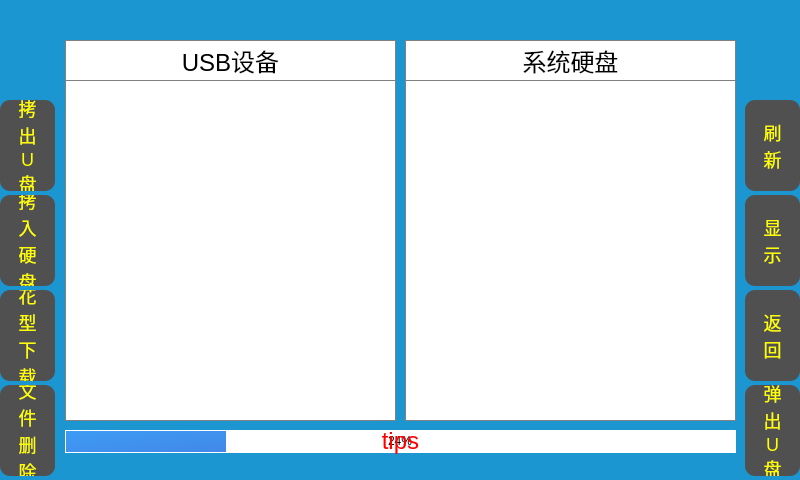
<?xml version="1.0" encoding="UTF-8"?>
<ui version="4.0">
 <class>FileOperations</class>
 <widget class="QWidget" name="FileOperations">
  <property name="geometry">
   <rect>
    <x>0</x>
    <y>0</y>
    <width>800</width>
    <height>480</height>
   </rect>
  </property>
  <property name="windowTitle">
   <string>Form</string>
  </property>
  <property name="styleSheet">
   <string notr="true">QWidget{
background-color: rgb(27, 150, 208);
}
QPushButton{
border-radius:10;
background-color: rgb(80, 80, 80);
font-size:18px;
color:rgb(255, 255, 0);
}
QPushButton::pressed{
background-color: rgb(120, 120, 120);
}
QPushButton::checked{
color:red;
}
QLabel{
background-color:transparent;
}</string>
  </property>
  <widget class="QPushButton" name="copytodisk_File_pb">
   <property name="geometry">
    <rect>
     <x>0</x>
     <y>195</y>
     <width>55</width>
     <height>91</height>
    </rect>
   </property>
   <property name="text">
    <string>拷
入
硬
盘</string>
   </property>
  </widget>
  <widget class="QPushButton" name="copytoUSB_File__pb">
   <property name="geometry">
    <rect>
     <x>0</x>
     <y>100</y>
     <width>55</width>
     <height>91</height>
    </rect>
   </property>
   <property name="text">
    <string>拷
出
U
盘</string>
   </property>
  </widget>
  <widget class="QPushButton" name="patterndownload_pb">
   <property name="geometry">
    <rect>
     <x>0</x>
     <y>290</y>
     <width>55</width>
     <height>91</height>
    </rect>
   </property>
   <property name="text">
    <string>花
型
下
载</string>
   </property>
  </widget>
  <widget class="QPushButton" name="filedelete_File_pb">
   <property name="geometry">
    <rect>
     <x>0</x>
     <y>385</y>
     <width>55</width>
     <height>91</height>
    </rect>
   </property>
   <property name="text">
    <string>文
件
删
除</string>
   </property>
  </widget>
  <widget class="QPushButton" name="flush_file_pb">
   <property name="geometry">
    <rect>
     <x>745</x>
     <y>100</y>
     <width>55</width>
     <height>91</height>
    </rect>
   </property>
   <property name="text">
    <string>刷
新</string>
   </property>
  </widget>
  <widget class="QPushButton" name="back_pb">
   <property name="geometry">
    <rect>
     <x>745</x>
     <y>290</y>
     <width>55</width>
     <height>91</height>
    </rect>
   </property>
   <property name="text">
    <string>返
回</string>
   </property>
  </widget>
  <widget class="QPushButton" name="pushButton">
   <property name="geometry">
    <rect>
     <x>745</x>
     <y>195</y>
     <width>55</width>
     <height>91</height>
    </rect>
   </property>
   <property name="styleSheet">
    <string notr="true"/>
   </property>
   <property name="text">
    <string>显
示</string>
   </property>
  </widget>
  <widget class="QPushButton" name="pushButton_2">
   <property name="geometry">
    <rect>
     <x>745</x>
     <y>385</y>
     <width>55</width>
     <height>91</height>
    </rect>
   </property>
   <property name="text">
    <string>弹
出
U
盘</string>
   </property>
  </widget>
  <widget class="QProgressBar" name="progressBar">
   <property name="geometry">
    <rect>
     <x>65</x>
     <y>430</y>
     <width>671</width>
     <height>23</height>
    </rect>
   </property>
   <property name="styleSheet">
    <string notr="true">QProgressBar
{
border:1px solid white;
background-color:white;
color:black;
}
QProgressBar::chunk
{
	background-color: qlineargradient(spread:pad, x1:0, y1:0, x2:0.983146, y2:1, stop:0 rgba(61, 156, 245, 255), stop:1 rgba(66, 136, 232, 255));
}</string>
   </property>
   <property name="value">
    <number>24</number>
   </property>
   <property name="alignment">
    <set>Qt::AlignCenter</set>
   </property>
  </widget>
  <widget class="QLabel" name="label_tips">
   <property name="geometry">
    <rect>
     <x>70</x>
     <y>425</y>
     <width>661</width>
     <height>31</height>
    </rect>
   </property>
   <property name="styleSheet">
    <string notr="true">font-size:24px;
color:red;
background-color:transparent;</string>
   </property>
   <property name="text">
    <string>tips</string>
   </property>
   <property name="alignment">
    <set>Qt::AlignCenter</set>
   </property>
  </widget>
  <widget class="QWidget" name="widget" native="true">
   <property name="geometry">
    <rect>
     <x>65</x>
     <y>40</y>
     <width>331</width>
     <height>381</height>
    </rect>
   </property>
   <property name="styleSheet">
    <string notr="true">background-color:white;</string>
   </property>
   <widget class="QPushButton" name="USBdevice_pb">
    <property name="geometry">
     <rect>
      <x>0</x>
      <y>0</y>
      <width>331</width>
      <height>41</height>
     </rect>
    </property>
    <property name="styleSheet">
     <string notr="true">QPushButton{
font-size:24px;
background-color: white;
border-radius:0px;
color:black;
border:1px solid gray;
}
QPushButton::checked{
color:red;
}</string>
    </property>
    <property name="text">
     <string>USB设备</string>
    </property>
    <property name="checkable">
     <bool>true</bool>
    </property>
   </widget>
   <widget class="QTableWidget" name="USBdevice_twd">
    <property name="geometry">
     <rect>
      <x>0</x>
      <y>40</y>
      <width>331</width>
      <height>341</height>
     </rect>
    </property>
    <property name="font">
     <font>
      <family>Sans Serif</family>
      <pointsize>18</pointsize>
      <weight>50</weight>
      <italic>false</italic>
      <bold>false</bold>
     </font>
    </property>
    <property name="toolTip">
     <string>1</string>
    </property>
    <property name="styleSheet">
     <string notr="true">background-color:white;
border:1px solid gray;</string>
    </property>
    <property name="alternatingRowColors">
     <bool>true</bool>
    </property>
    <property name="columnCount">
     <number>0</number>
    </property>
   </widget>
  </widget>
  <widget class="QWidget" name="widget_2" native="true">
   <property name="geometry">
    <rect>
     <x>405</x>
     <y>40</y>
     <width>331</width>
     <height>381</height>
    </rect>
   </property>
   <property name="styleSheet">
    <string notr="true">background-color:white;</string>
   </property>
   <widget class="QPushButton" name="diskdevice_pb">
    <property name="geometry">
     <rect>
      <x>0</x>
      <y>0</y>
      <width>331</width>
      <height>41</height>
     </rect>
    </property>
    <property name="styleSheet">
     <string notr="true">QPushButton{
font-size:24px;
background-color: white;
border-radius:0px;
color:black;
border:1px solid gray;
}
QPushButton::checked{
color:red;
}</string>
    </property>
    <property name="text">
     <string>系统硬盘</string>
    </property>
    <property name="checkable">
     <bool>true</bool>
    </property>
    <property name="checked">
     <bool>false</bool>
    </property>
   </widget>
   <widget class="QTableWidget" name="diskdevide_twd">
    <property name="geometry">
     <rect>
      <x>0</x>
      <y>40</y>
      <width>331</width>
      <height>341</height>
     </rect>
    </property>
    <property name="font">
     <font>
      <family>Sans Serif</family>
      <pointsize>18</pointsize>
      <weight>50</weight>
      <italic>false</italic>
      <bold>false</bold>
     </font>
    </property>
    <property name="toolTip">
     <string>2</string>
    </property>
    <property name="styleSheet">
     <string notr="true">background-color:white;
border:1px solid gray;</string>
    </property>
    <property name="alternatingRowColors">
     <bool>true</bool>
    </property>
    <property name="selectionMode">
     <enum>QAbstractItemView::SingleSelection</enum>
    </property>
    <property name="selectionBehavior">
     <enum>QAbstractItemView::SelectRows</enum>
    </property>
    <property name="columnCount">
     <number>0</number>
    </property>
   </widget>
  </widget>
 </widget>
 <resources/>
 <connections/>
</ui>
